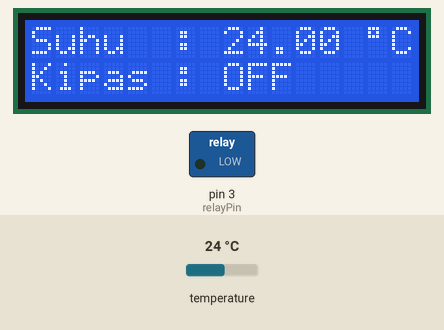
Simulated run of this sketch. Board: Arduino Uno, built with avr-gcc and run on an emulated ATmega328P. Parts: 16×2 character LCD, switched loads named in the sketch (green lamp = pin HIGH). Inputs (shaded band) come from the test bench; at power-on: temperature 24 °C.

Above: at 1.2 s.
1.3 s: temperature set to 29.5 °C
At 3.3 s:
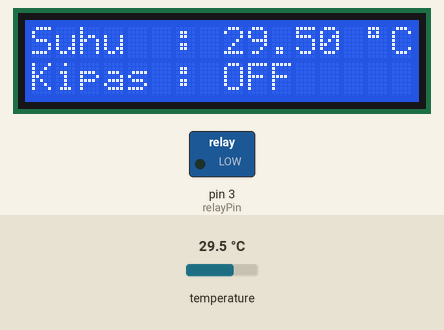
4.1 s: temperature set to 30.6 °C
At 5.6 s:
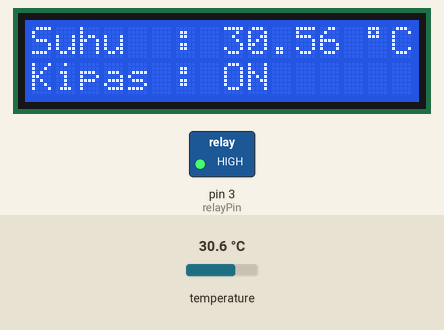
6.6 s: temperature set to 12 °C
At 8.9 s:
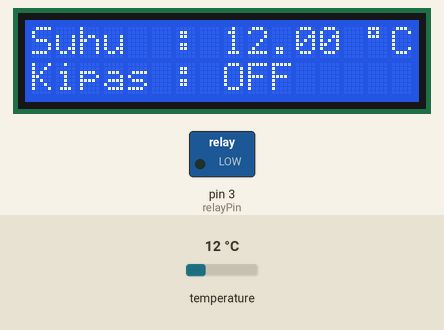
Timing chart, 0 to 10.4 s (numbered marks = the images above; inputs shaded):
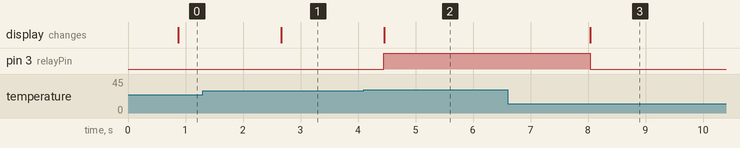

Measured:
- the behaviour switches between 30 and 30.1 °C on temperature (found by bisection; images 1 and 2)
- after the input at 1.3 s, the display: changes after 1.4 s (image 1)
- after the input at 4.1 s, pin 3 (relayPin): LOW → HIGH after 0.35 s; the display: changes after 0.35 s (image 2)
- after the input at 6.6 s, pin 3 (relayPin): HIGH → LOW after 1.4 s; the display: changes after 1.4 s (image 3)

The sketch:

Hexsos_Fix.ino
```cpp
#include <Wire.h>
#include <LiquidCrystal_I2C.h>
#include <OneWire.h>
#include <DallasTemperature.h>

// Inisialisasi LCD
LiquidCrystal_I2C lcd(0x27, 16, 2); // Alamat I2C LCD

// Inisialisasi pin untuk sensor DS18B20
const int oneWireBusPin = A0; // Pin digital untuk sensor DS18B20
OneWire oneWire(oneWireBusPin);
DallasTemperature sensors(&oneWire);

// Inisialisasi pin untuk relay
const int relayPin = 3; // Pin digital untuk relay

void setup() {
  // Inisialisasi LCD
  lcd.init();
  lcd.backlight();

  // Inisialisasi sensor suhu
  sensors.begin();

  // Inisialisasi pin relay sebagai output
  pinMode(relayPin, OUTPUT);

  // Matikan relay di awal
  digitalWrite(relayPin, LOW);

  // Tampilkan pesan awal di LCD
  // lcd.setCursor(0, 0);
  // lcd.print("Monitoring Suhu");
}

void loop() {
  // Minta pembacaan suhu dari sensor
  sensors.requestTemperatures();

  // Baca suhu dalam Celsius
  float celsius = sensors.getTempCByIndex(0);

  // Tampilkan suhu pada LCD
  lcd.setCursor(0, 0); // Set kursor ke baris kedua
  lcd.print("Suhu  : ");
  lcd.print(celsius);
  lcd.setCursor(14, 0); // Set kursor ke baris kedua
  lcd.write(223); // Menampilkan simbol derajat
  lcd.print("C"); // Spasi tambahan untuk menghapus angka sebelumnya

  //Mengontrol Lampu berdasarkan suhu
  lcd.setCursor(0, 1); // Set kursor ke baris kedua
  lcd.print("Kipas : ");
  lcd.setCursor(8, 1);

  // Jika suhu lebih dari 25°C, nyalakan relay
  if (celsius > 30.0) {
    digitalWrite(relayPin, HIGH);  // Nyalakan relay (aktifkan lampu)
    lcd.print("ON ");
  } else {
    digitalWrite(relayPin, LOW);   // Matikan relay (matikan lampu)
    lcd.print("OFF");
  }

  delay(1000); // Tunggu sejenak sebelum pembacaan berikutnya
}
```
